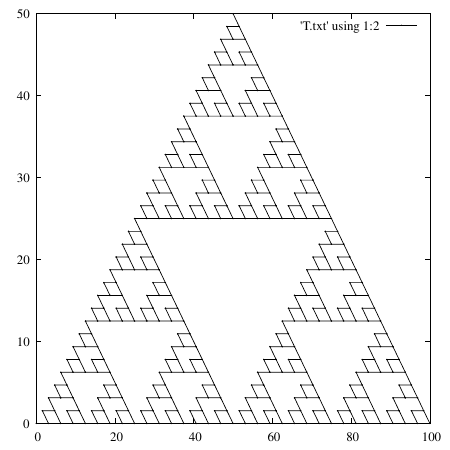

gnuplot code for this plot:
#/usr/bin/gnuplot

set terminal pdfcairo font 'Times,14' size 4.5in,4.5in
set output 'sierpinski.pdf'

#unset border
#unset xtics
#unset ytics
#unset key

plot 'T.txt' using 1:2 ps 1 lw 1 lt -1 w lp ,\
#     'KSRotP.txt' using 1:2 ps 1 lw 2 lt 1 w lp ,\
#     'KSRotPP.txt' using 1:2 ps 1 lw 1 lt 2 w lp


